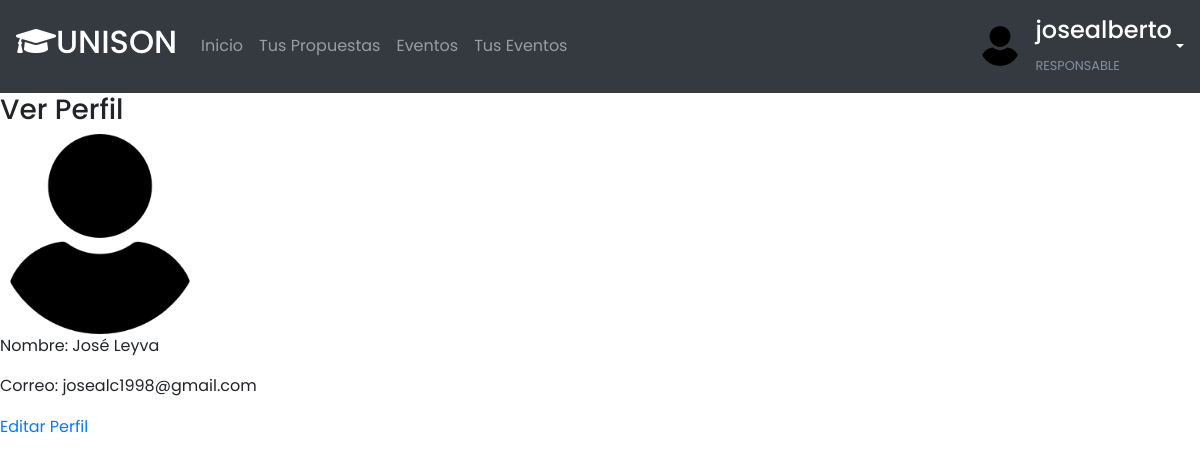
Page /ver_perfil/ (signed in) on the earlier database version.
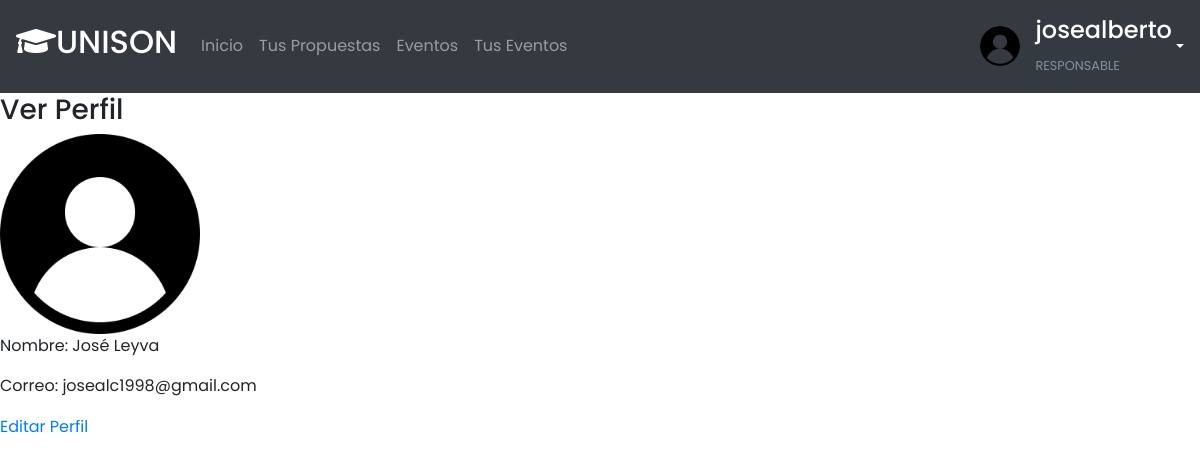
Same page on the later database version.
### eventos/models.py (models this page shows, shortened)
class Usuario(AbstractUser):
    class Roles(models.TextChoices):
        PARTICIPANTE =  "PARTICIPANTE","Participante"
        INSTRUCTOR =  "INSTRUCTOR","Instructor"
        RESPONSABLE =  "RESPONSABLE","Responsable"
    rol = models.CharField(max_length=50,choices=Roles.choices,default=Roles.PARTICIPANTE)
    imagen = models.ImageField(default="male_avatar.svg",null=True)

### eventos/views.py (the view)
# urls.py: path('ver_perfil/',views.verPerfil,name='ver_perfil'),
@login_required(login_url='login')
def verPerfil(request):
    context = {}
    return render(request,'ver_perfil.html',context)

### eventos/templates/ver_perfil.html
{% extends 'main.html' %}
{% block content %}
<h3>Ver Perfil</h3>
<img src="{{request.user.imagen.url}}" style="width: 200px; height: 200px;" alt="">
<p>Nombre: {{request.user.first_name}} {{request.user.last_name}}</p>
<p>Correo: {{request.user.email}}</p>
<a href="{% url 'editar_perfil' %}">Editar Perfil</a>
{% endblock %}

### eventos/templates/main.html (shortened to what this page needs)
{% load static %}
<!DOCTYPE html>
<html lang="en">
<head>
    <link rel="stylesheet" href="https://pro.fontawesome.com/releases/v5.10.0/css/all.css"
 />
    <link rel="stylesheet" href="https://stackpath.bootstrapcdn.com/bootstrap/4.3.1/css/bootstrap.min.css"
>
    <link rel="stylesheet" href="{% static 'css/style.css' %}">
</head>
<body>
    {% include 'navbar.html' %}
    {% block content %}
    {% endblock %}
</body>
</html>

### eventos/templates/navbar.html (shortened to what this page needs)
<nav class="navbar navbar-expand-lg navbar-dark bg-dark p-3">
    <a class="navbar-brand" href="{% url 'inicio' %}"><h2><i class="fas fa-graduation-cap"></i>UNISON</h2></a>
    <div class="navbar-collapse collapse w-100 order-1 order-md-0 dual-collapse2">
        {% if request.user.rol == 'RESPONSABLE' %}
        <ul class="navbar-nav mr-auto">
            <li class="nav-item">
                <a class="nav-link" href="{% url 'inicio' %}">Inicio</a>
            </li>
            <li class="nav-item">
                <a class="nav-link" href="{% url 'PropuestasEventosFormativos' %}">Tus Propuestas</a>
            </li>
            <li class="nav-item">
                <a class="nav-link" href="{% url 'AllEventos' %}">Eventos</a>
            </li>
            <li class="nav-item">
                <a class="nav-link" href="{% url 'TusEventos' %}">Tus Eventos</a>
            </li>
        </ul>
        {% endif %}
    </div>
    <div class="navbar-collapse collapse w-100 order-3 dual-collapse2">
        <ul class="navbar-nav ml-auto">
            <div class="dropdown">
                <a class="dropdown-toggle user-wrapper text-white" href="#" role="button" id="dropdownMenuLink" data-toggle="dropdown" aria-haspopup="true" aria-expanded="false">
                    <div><img src="{{request.user.imagen.url}}" style="width: 40px; height: 40px;" alt=""></div>
                    <div><h4 class="text-white">{{request.user.username}}</h4>
                    <small>
                         {%if request.user.is_superuser %}
                                Consejo Divisional
                         {% else %}
                                {{request.user.rol}}
                         {% endif %}
                    </small></div>
                  </a>
              </div>
        </ul>
    </div>
</nav>

### static/css/style.css (style rules this page uses)
:root { --main-color: #18449c; --color-dark: #1D2231; --text-grey: #8390A2; }
* { margin: 0; padding: 0; box-sizing: border-box; font-family: "Poppins", sans-serif; }
.user-wrapper { display: flex; align-items: center; }
.user-wrapper img { border-radius: 50%; margin-right: 1rem; }
.user-wrapper small { display: inline-block; color:var(--text-grey); }

Differences in the rows shown:
changed Usuario "josealberto": user.imagen: picture added in place of a placeholder
